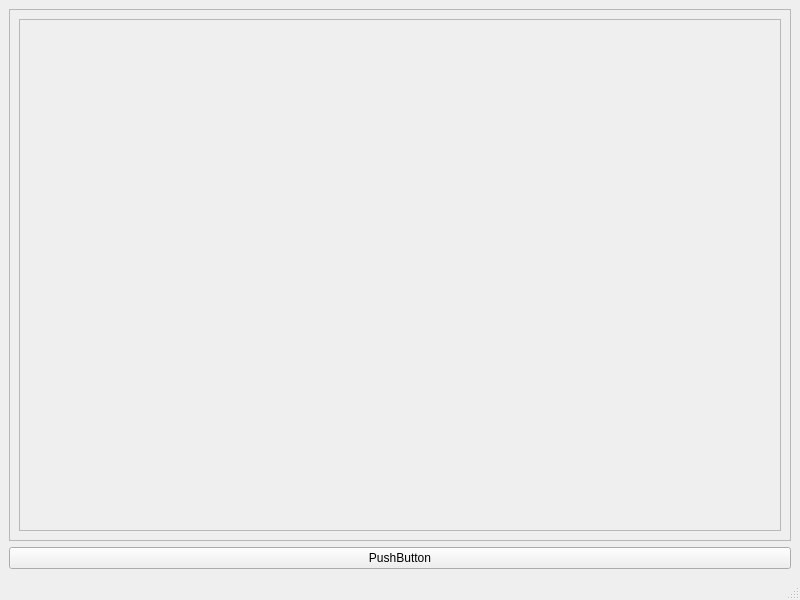
<?xml version="1.0" encoding="UTF-8"?>
<ui version="4.0">
 <class>MainWindow</class>
 <widget class="QMainWindow" name="MainWindow">
  <property name="geometry">
   <rect>
    <x>0</x>
    <y>0</y>
    <width>800</width>
    <height>600</height>
   </rect>
  </property>
  <property name="windowTitle">
   <string>MainWindow</string>
  </property>
  <property name="styleSheet">
   <string notr="true">GroupWidget {
  border: 1px solid blue;
  width: 150px;
  border-radius: 7px;
}

TaskWidget {
  border: 1px solid red;
  border-radius: 5px;
}</string>
  </property>
  <widget class="QWidget" name="centralwidget">
   <layout class="QGridLayout" name="gridLayout">
    <item row="0" column="0">
     <widget class="QScrollArea" name="scrollArea">
      <property name="widgetResizable">
       <bool>true</bool>
      </property>
      <widget class="QWidget" name="scrollAreaWidgetContents">
       <property name="geometry">
        <rect>
         <x>0</x>
         <y>0</y>
         <width>780</width>
         <height>510</height>
        </rect>
       </property>
       <layout class="QGridLayout" name="gridLayout_2">
        <item row="0" column="0">
         <widget class="QFrame" name="frame">
          <property name="frameShape">
           <enum>QFrame::StyledPanel</enum>
          </property>
          <property name="frameShadow">
           <enum>QFrame::Raised</enum>
          </property>
         </widget>
        </item>
       </layout>
      </widget>
     </widget>
    </item>
    <item row="1" column="0">
     <widget class="QPushButton" name="pushButton">
      <property name="text">
       <string>PushButton</string>
      </property>
     </widget>
    </item>
   </layout>
  </widget>
  <widget class="QMenuBar" name="menubar">
   <property name="geometry">
    <rect>
     <x>0</x>
     <y>0</y>
     <width>800</width>
     <height>21</height>
    </rect>
   </property>
  </widget>
  <widget class="QStatusBar" name="statusbar"/>
 </widget>
 <resources/>
 <connections/>
</ui>
